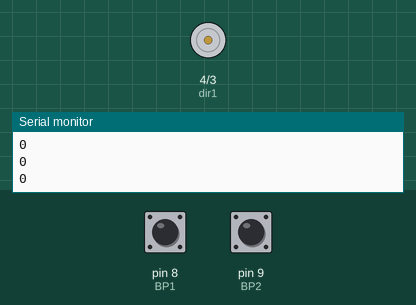
This sketch was run on a simulated Arduino Uno, built with avr-gcc and run on an emulated ATmega328P. Shown: motor-driver pin pairs drawn as motors (green arrow = first pin HIGH = forward, orange = second pin HIGH = backward, longer = more drive, scaled by the enable pin), the last lines printed to the serial monitor. Inputs (shaded band) come from the test bench; at power-on: pin 8 (BP1) HIGH, pin 9 (BP2) HIGH.

Above: at 1.2 s.
1.3 s: pin 8 (BP1) pulled LOW for 1 s
At 3.4 s:
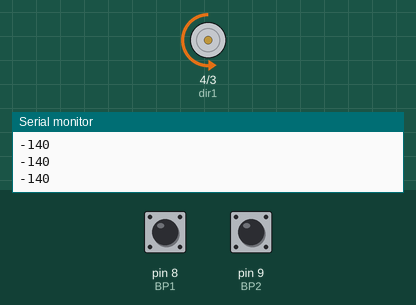
3.8 s: pin 9 (BP2) pulled LOW for 3.2 s
At 7.2 s:
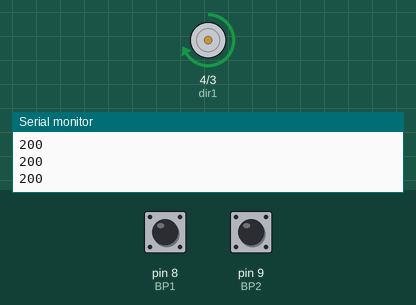
8.5 s: pin 9 (BP2) pulled LOW for 0.15 s
At 9.8 s:
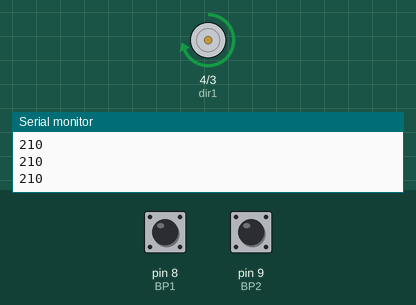
10.1 s: pin 8 (BP1) pulled LOW for 3.2 s
At 11.11 s:
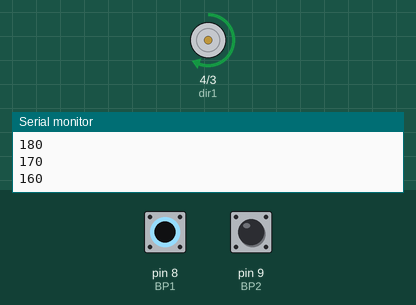
14.8 s: pin 8 (BP1) pulled LOW for 3.2 s
At 18.1 s:
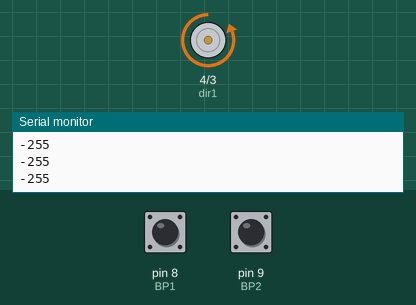
Timing chart, 0 to 19.6 s (numbered marks = the images above; inputs shaded):
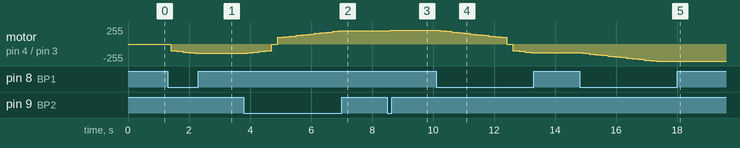

The sketch:

controlMotorSpeed.ino
```cpp
int speedPin = 5;
int dir1 = 4;
int dir2 = 3;
int BP1 = 8;
int BP2 = 9;
int BP1Val = 0;
int BP2Val = 0;
int dt = 100;

int motorSpeed = 0;

void setup() {
  pinMode(speedPin, OUTPUT);
  pinMode(dir1, OUTPUT);
  pinMode(dir2, OUTPUT);
  pinMode(BP1, INPUT_PULLUP);
  pinMode(BP2, INPUT_PULLUP);
  Serial.begin(9600);
}

void loop() {

  BP1Val = digitalRead(BP1);
  BP2Val = digitalRead(BP2);
  if(BP1Val == 0)
  {
    motorSpeed -=10;
    delay(dt);
  }
  if(BP2Val == 0)
  {
    motorSpeed += 10;
    delay(dt);
  }
  if(motorSpeed > 255)
  {
    motorSpeed = 255;
  }
  if(motorSpeed < -255)
  {
    motorSpeed = -255;
  }
  if(motorSpeed == 10)
  {
    motorSpeed = 100;
  }
  if(motorSpeed == -10)
  {
    motorSpeed = -100;
  }
  if(motorSpeed == 90 || motorSpeed == 95 || motorSpeed == -90 || motorSpeed == -95)
  {
    motorSpeed = 0;
  }
  if(motorSpeed > 0)
  {
    digitalWrite(dir1, HIGH);
    digitalWrite(dir2, LOW);
  }
  else
  {
    digitalWrite(dir1, LOW);
    digitalWrite(dir2, HIGH);
  }
  analogWrite(speedPin, abs(motorSpeed));
  Serial.println(motorSpeed);
  delay(dt);
}
```

Measured:
- after the input at 1.3 s, motor on pin 4 (dir1) / pin 3 (dir2): moves from stopped to backward 140/255 over 0.80 s, starting after 0.10 s
- after the input at 3.8 s, motor on pin 4 (dir1) / pin 3 (dir2): moves from backward 140/255 to forward 200/255 over 3.0 s, starting after 0.11 s
- after the input at 8.5 s, motor on pin 4 (dir1) / pin 3 (dir2): forward 200/255 → forward 210/255 after 0.11 s
- after the input at 10.1 s, motor on pin 4 (dir1) / pin 3 (dir2): moves from forward 210/255 to backward 130/255 over 3.0 s, starting after 0.12 s
- after the input at 14.8 s, motor on pin 4 (dir1) / pin 3 (dir2): moves from backward 130/255 to backward 255/255 over 2.4 s, starting after 0.12 s
